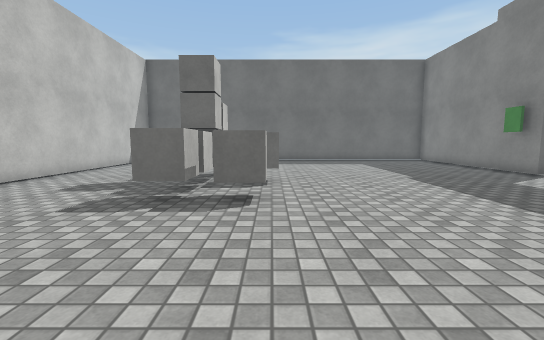
View 1 (above)

16 first-person views from a walk through a 3-D level made in the Unity game engine. The camera is 1.2 m above the floor, tilts 6° down and sees 90° across. The floor is counted in squares, 1 m on a side. Each view is taken from the middle of a square. On the plan, view 1 faces up. The plan holds only what a view shows up to about 13 squares ahead; the rest is blank. The player character is not drawn. Door leaves are left out, so doorways stand open. Surface patterns are stand-ins for the level's own textures.

View 2
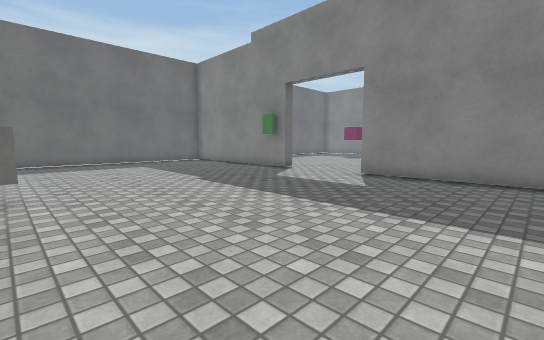

View 3
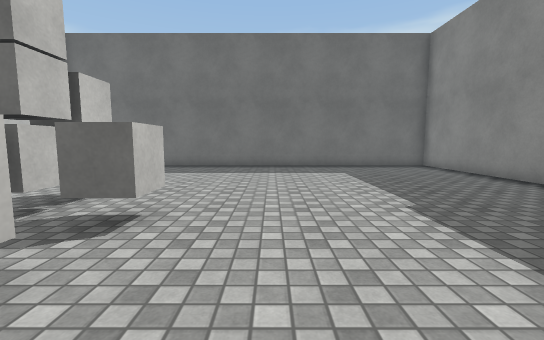

View 4
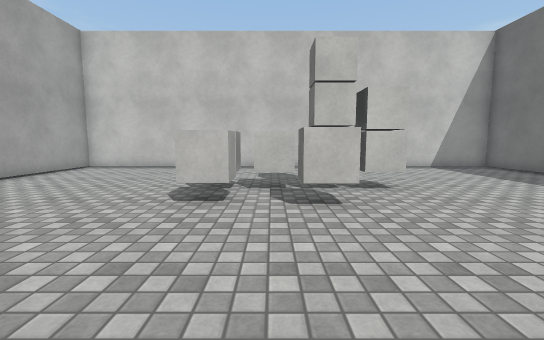

View 5
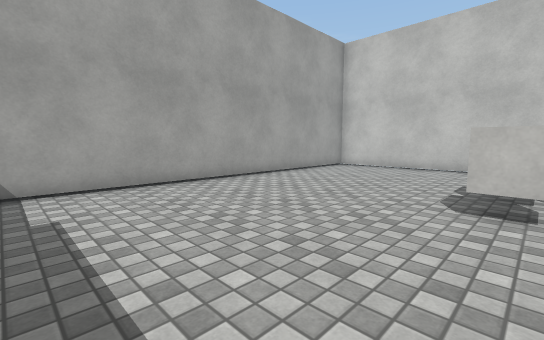

View 6
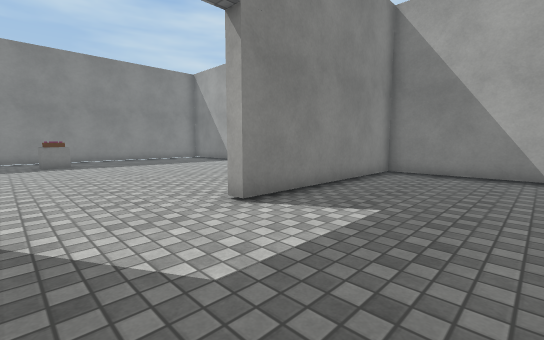

View 7
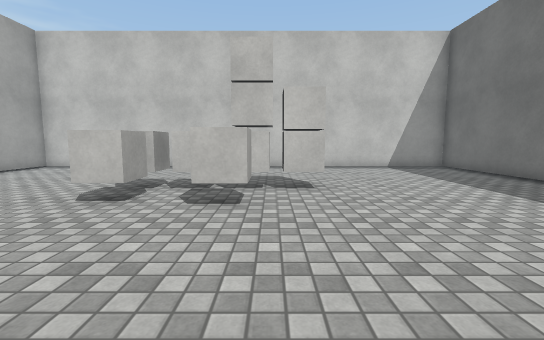

View 8
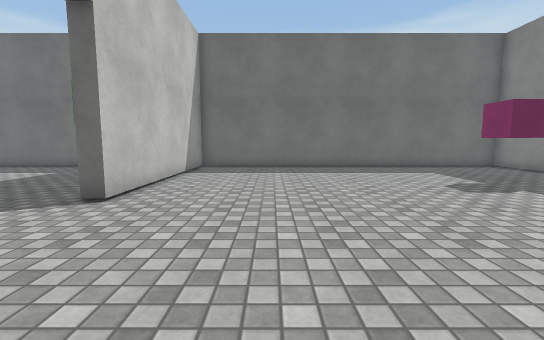

View 9
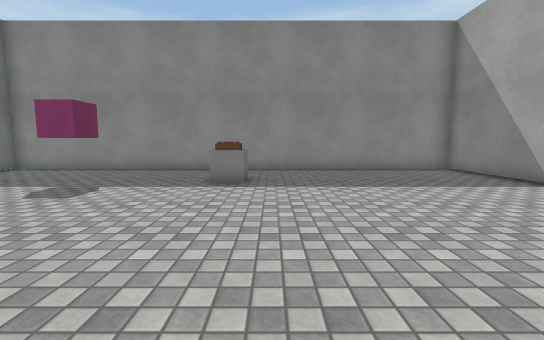

View 10
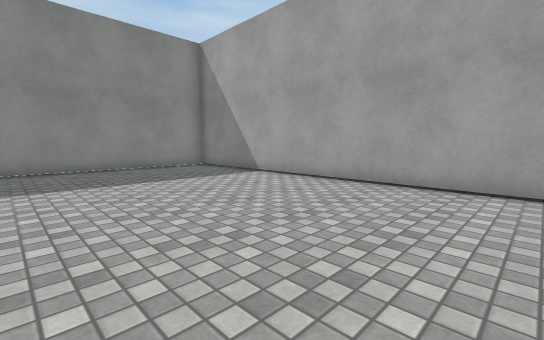

View 11
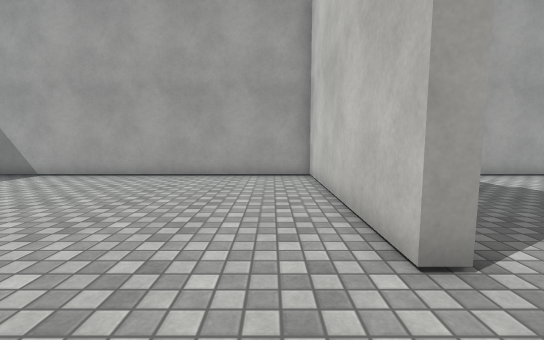

View 12
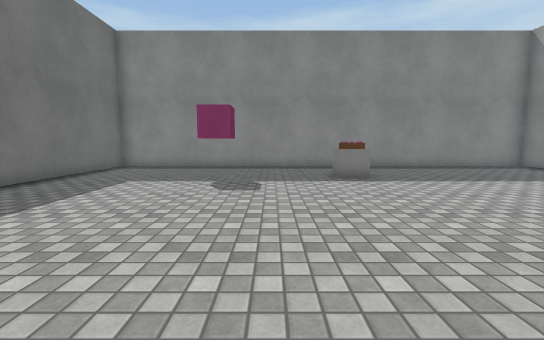

View 13
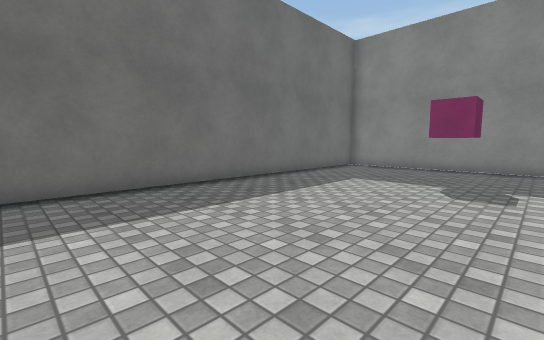

View 14
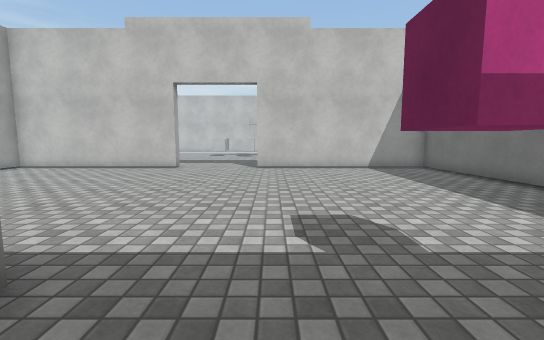

View 15
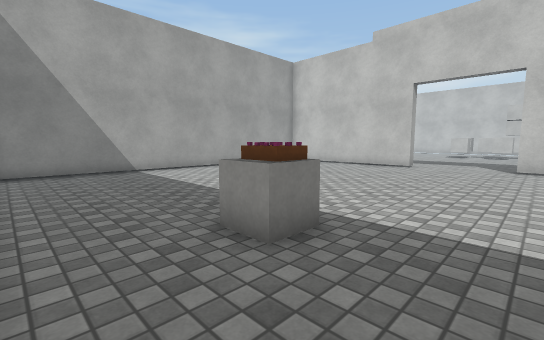

View 16
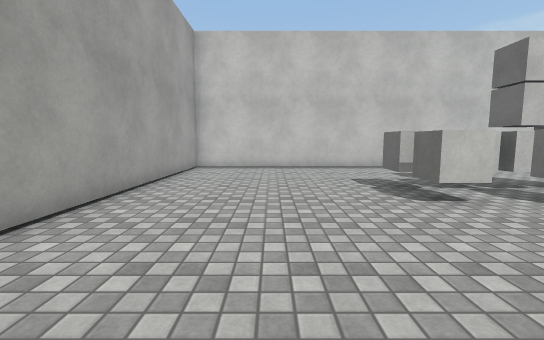

### Floor plan
Ten units are one square. View 1 is at (0, 0); x grows to the right and y downward. Boxes are objects, and circles mark ways between rooms. Rooms are numbered by the first view taken in them; rooms with no view inside come last. Other rooms are left out.
<svg viewBox="-81 -174 321 193">
<path fill="none" stroke="#000" d="M88 -98 88 -105M92 -93 92 -169 -76 -169 -76 14 92 14 92 -56M97 -56 97 14 235 14 235 -169 97 -169 97 -93"/>
<rect x="-35" y="-65" width="20" height="20" fill="#bbb"><title>other object</title></rect>
<rect x="-35" y="-85" width="20" height="20" fill="#bbb"><title>other object</title></rect>
<rect x="-35" y="-95" width="10" height="20" fill="#bbb"><title>other object</title></rect>
<rect x="-35" y="-105" width="20" height="20" fill="#bbb"><title>other object</title></rect>
<rect x="-15" y="-65" width="20" height="20" fill="#bbb"><title>other object</title></rect>
<rect x="-15" y="-85" width="20" height="10" fill="#bbb"><title>other object</title></rect>
<rect x="185" y="-125" width="20" height="20" fill="#bbb"><title>other object</title></rect>
<rect x="195" y="-85" width="20" height="20" fill="#bbb"><title>other object</title></rect>
<circle cx="95" cy="-75" r="3" fill="#2a7"/>
<text x="0" y="-80">1</text>
<text x="170" y="-80">2</text>
</svg>
Room 1 opens to room 2.

Where each view was taken, in squares from view 1:
view 1: 0 up, 0 right, facing up
view 2: 1 up, 0 right, facing up-right
view 3: 4 up, 2 right, facing up
view 4: 7 up, 5 right, facing left
view 5: 6 up, 5 right, facing down-left
view 6: 9 up, 5 right, facing down-right
view 7: 9 up, 5 right, facing left
view 8: 4 up, 13 right, facing up
view 9: 6 up, 12 right, facing right
view 10: 6 up, 11 right, facing down-right
view 11: 8 up, 11 right, facing down
view 12: 10 up, 11 right, facing right
view 13: 10 up, 11 right, facing up-right
view 14: 10 up, 22 right, facing left
view 15: 10 up, 23 right, facing down-left
view 16: 2 up, 5 right, facing left
